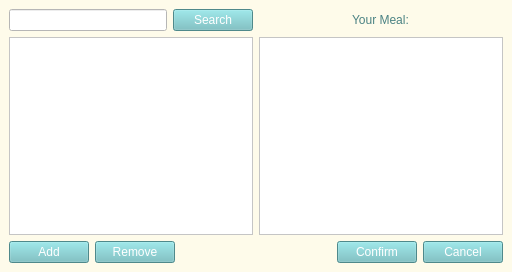
<?xml version="1.0" encoding="UTF-8"?>
<ui version="4.0">
 <class>MainWindow</class>
 <widget class="QMainWindow" name="MainWindow">
  <property name="geometry">
   <rect>
    <x>0</x>
    <y>0</y>
    <width>512</width>
    <height>272</height>
   </rect>
  </property>
  <property name="windowTitle">
   <string>MainWindow</string>
  </property>
  <property name="styleSheet">
   <string notr="true">background-color: rgb(254,251,234);</string>
  </property>
  <widget class="QWidget" name="centralwidget">
   <layout class="QGridLayout" name="gridLayout_2">
    <item row="1" column="0">
     <layout class="QGridLayout" name="gridLayout">
      <item row="0" column="0">
       <widget class="QLineEdit" name="lineEdit">
        <property name="styleSheet">
         <string notr="true">background-color: white;</string>
        </property>
        <property name="text">
         <string/>
        </property>
       </widget>
      </item>
      <item row="0" column="1">
       <widget class="QPushButton" name="pushButton">
        <property name="styleSheet">
         <string notr="true">QPushButton {
	background-color: rgb(111, 192, 195);
    color: white;
}
QPushButton:hover {
	background-color: rgb(100, 173, 173);
}</string>
        </property>
        <property name="text">
         <string>Search</string>
        </property>
       </widget>
      </item>
     </layout>
    </item>
    <item row="3" column="0" colspan="2">
     <layout class="QHBoxLayout" name="horizontalLayout">
      <item>
       <widget class="QPushButton" name="Add_button">
        <property name="styleSheet">
         <string notr="true">QPushButton {
	background-color: rgb(111, 192, 195);
    color: white;
}
QPushButton:hover {
	background-color: rgb(100, 173, 173);
}</string>
        </property>
        <property name="text">
         <string>Add</string>
        </property>
       </widget>
      </item>
      <item>
       <widget class="QPushButton" name="Remove_button">
        <property name="styleSheet">
         <string notr="true">QPushButton {
	background-color: rgb(111, 192, 195);
    color: white;
}
QPushButton:hover {
	background-color: rgb(100, 173, 173);
}</string>
        </property>
        <property name="text">
         <string>Remove</string>
        </property>
       </widget>
      </item>
      <item>
       <spacer name="horizontalSpacer">
        <property name="orientation">
         <enum>Qt::Horizontal</enum>
        </property>
        <property name="sizeHint" stdset="0">
         <size>
          <width>40</width>
          <height>20</height>
         </size>
        </property>
       </spacer>
      </item>
      <item>
       <widget class="QPushButton" name="pushButton_4">
        <property name="styleSheet">
         <string notr="true">QPushButton {
	background-color: rgb(111, 192, 195);
    color: white;
}
QPushButton:hover {
	background-color: rgb(100, 173, 173);
}</string>
        </property>
        <property name="text">
         <string>Confirm</string>
        </property>
       </widget>
      </item>
      <item>
       <widget class="QPushButton" name="Cancel_Button">
        <property name="styleSheet">
         <string notr="true">QPushButton {
	background-color: rgb(111, 192, 195);
    color: white;
}
QPushButton:hover {
	background-color: rgb(100, 173, 173);
}</string>
        </property>
        <property name="text">
         <string>Cancel</string>
        </property>
       </widget>
      </item>
     </layout>
    </item>
    <item row="2" column="0">
     <widget class="QListWidget" name="listWidget">
      <property name="styleSheet">
       <string notr="true">background-color: white;</string>
      </property>
     </widget>
    </item>
    <item row="2" column="1">
     <widget class="QListWidget" name="listWidget_2">
      <property name="styleSheet">
       <string notr="true">background-color: white;</string>
      </property>
     </widget>
    </item>
    <item row="1" column="1">
     <layout class="QVBoxLayout" name="verticalLayout">
      <item alignment="Qt::AlignHCenter">
       <widget class="QLabel" name="label">
        <property name="styleSheet">
         <string notr="true">color: rgb(74, 130, 131);
font: 75 15pt &quot;MS Shell Dlg 2&quot;;</string>
        </property>
        <property name="text">
         <string>Your Meal:</string>
        </property>
       </widget>
      </item>
     </layout>
    </item>
   </layout>
  </widget>
 </widget>
 <resources/>
 <connections>
  <connection>
   <sender>Cancel_Button</sender>
   <signal>clicked()</signal>
   <receiver>MainWindow</receiver>
   <slot>close()</slot>
   <hints>
    <hint type="sourcelabel">
     <x>464</x>
     <y>250</y>
    </hint>
    <hint type="destinationlabel">
     <x>255</x>
     <y>135</y>
    </hint>
   </hints>
  </connection>
 </connections>
</ui>
